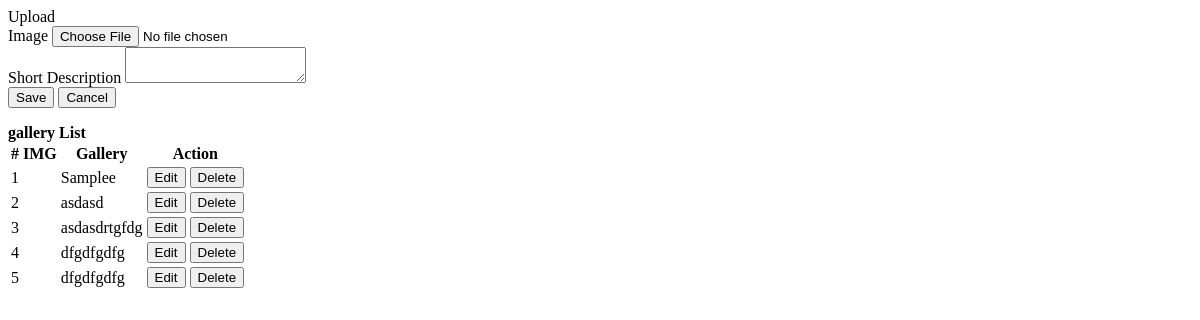
/admin/gallery.php, run on an earlier commit of the app's database.
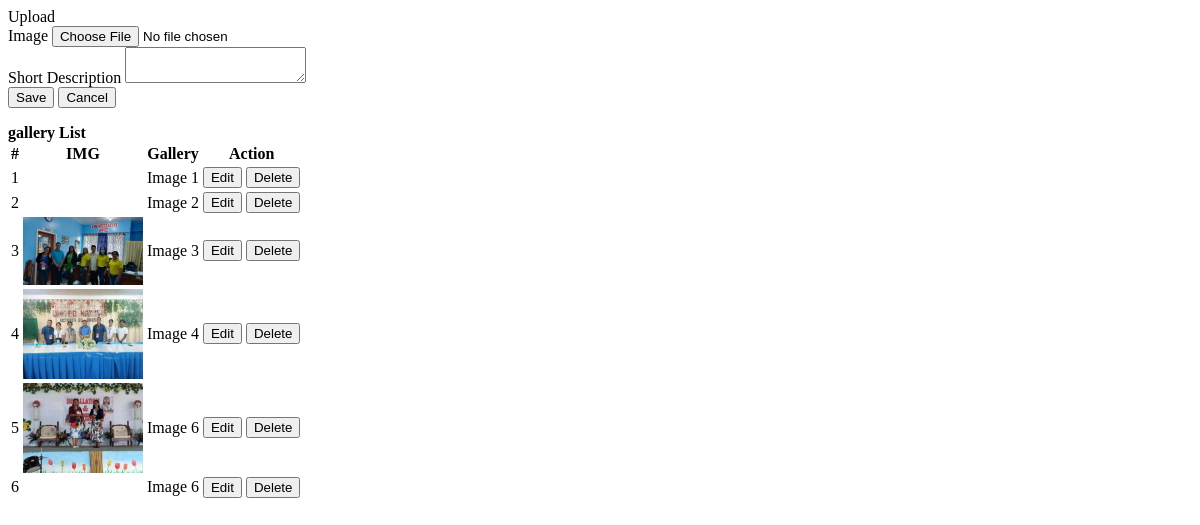
And on a later commit of the database.
### tables this page shows
CREATE TABLE `gallery` (
  `id` int(30) NOT NULL,
  `about` text NOT NULL,
  `created` datetime NOT NULL DEFAULT current_timestamp()
);

### admin/gallery.php (the view, shortened to what this page needs)
<?php include('db_connect.php'); ?>
<div class="container-fluid">
	<div class="col-lg-12">
		<div class="row">
			<div class="col-md-4">
				<form action="" id="manage-gallery">
					<div class="card">
						<div class="card-header">
							Upload
						</div>
						<div class="card-body">
							<div class="form-group">
								<label for="" class="control-label">Image</label>
								<input type="file" class="form-control" name="img" onchange="displayImg(this,$(this))">
							</div>
							<div class="form-group">
								<label class="control-label">Short Description</label>
								<textarea class="form-control" name='about'></textarea>
							</div>
						</div>
						<div class="card-footer">
							<div class="row">
								<div class="col-md-12">
									<button class="btn btn-sm btn-primary col-sm-3 offset-md-3"> Save</button>
									<button class="btn btn-sm btn-default col-sm-3" type="button" onclick="$('#manage-gallery').get(0).reset()"> Cancel</button>
								</div>
							</div>
						</div>
					</div>
				</form>
			</div>
			<div class="col-md-8">
				<div class="card">
					<div class="card-header">
						<b>gallery List</b>
					</div>
					<div class="card-body">
						<table class="table table-bordered table-hover">
							<thead>
								<tr>
									<th class="text-center">#</th>
									<th class="text-center">IMG</th>
									<th class="text-center">Gallery</th>
									<th class="text-center">Action</th>
								</tr>
							</thead>
							<tbody>
								<?php
								$i = 1;
								$img = array();
								$fpath = 'assets/uploads/gallery';
								$files = is_dir($fpath) ? scandir($fpath) : array();
								foreach ($files as $val) {
									if (!in_array($val, array('.', '..'))) {
										$n = explode('_', $val);
										$img[$n[0]] = $val;
									}
								}
								$gallery = $conn->query("SELECT * FROM gallery order by id asc");
								while ($row = $gallery->fetch_assoc()) :
								?>
									<tr>
										<td class="text-center"><?php echo $i++ ?></td>
										<td class="">
											<img src="<?php echo isset($img[$row['id']]) && is_file($fpath . '/' . $img[$row['id']]) ? $fpath . '/' . $img[$row['id']] : '' ?>" class="gimg" alt="">
										</td>
										<td class="">
											<?php echo $row['about'] ?>
										</td>
										<td class="text-center">
											<button class="btn btn-sm btn-primary edit_gallery" type="button" data-id="<?php echo $row['id'] ?>" data-about="<?php echo $row['about'] ?>" data-src="<?php echo isset($img[$row['id']]) && is_file($fpath . '/' . $img[$row['id']]) ? $fpath . '/' . $img[$row['id']] : '' ?>">Edit</button>
											<button class="btn btn-sm btn-danger delete_gallery" type="button" data-id="<?php echo $row['id'] ?>">Delete</button>
										</td>
									</tr>
								<?php endwhile; ?>
							</tbody>
						</table>
					</div>
				</div>
			</div>
		</div>
	</div>
</div>

What changed in the data, as far as the page shows it:
removed gallery: about "Samplee"
removed gallery: about "asdasd"
removed gallery: about "asdasdrtgfdg"
removed gallery: about "dfgdfgdfg"
removed gallery: about "dfgdfgdfg"
added gallery: about "Image 1"
added gallery: about "Image 2"
added gallery: shows a picture, about "Image 3"
added gallery: shows a picture, about "Image 4"
added gallery: shows a picture, about "Image 6"
added gallery: about "Image 6"
